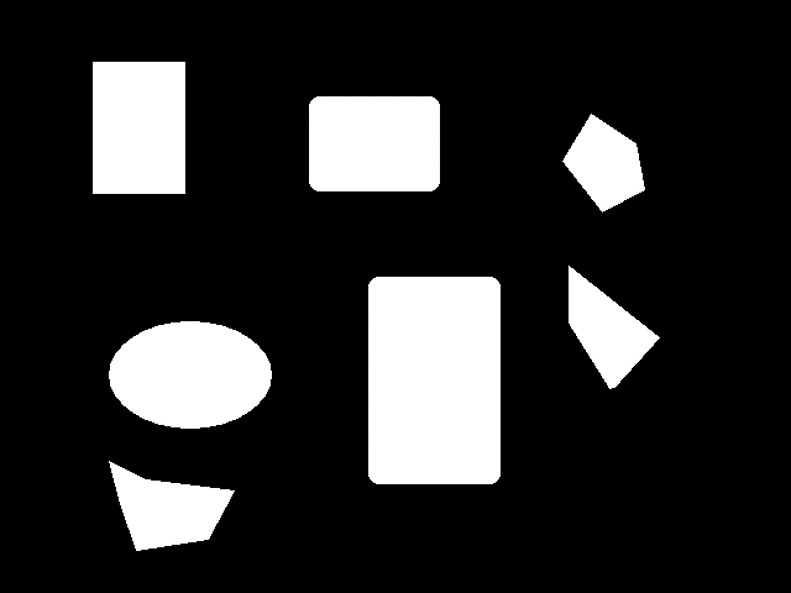
//> input picture CV实验六图像结构一/CV实验六图像结构一/3.png, 791 x 593 px
$ ./E6.1   (built with g++ and OpenCV 4)
//> lines starting //> are read from the running program, lines starting //| are printed output that depends on the picture; after the words box and inside, x2 and y2 are one past the last pixel; in counts of white or black regions, pixels touching at a corner belong together
#include<iostream>
#include<cstdio>
#include<opencv2\core\core.hpp>
#include<opencv2\highgui\highgui.hpp>
#include<opencv2\opencv.hpp>
#include<math.h>

using namespace std;
using namespace cv;

int findIndex(int *a, int x,int length)
{
	for (int i = 0; i < length; i++)
	{
		if (a[i] == x)
		{
			return i;
		}
	}
	return -1;
}

int findMax(int a[], int length)
{
	// [4 lines of commented-out code are left out]
	int *temp = new int[length];
	for (int i = 0; i < length; i++)
	{
		temp[i] = a[i];
	}
	for (int i = 0; i < length; i++)
	{
		for (int j = 0; j < length-1; j++)
		{
			if (temp[j] < temp[j + 1])
			{
				int t = temp[j];
				temp[j] = temp[j + 1];
				temp[j + 1] = t;
			}
		}
	}
	for (int i = 0; i < length; i++)
	{
		cout << temp[i] << endl;
	}
	for (int i = 0; i < length; i++)
	{
		if (temp[1] == a[i])
		{
			return i;
		}
	}
}

void process1(Mat &img, Mat &out1, Mat &out2)
{
	//记录当前连通域个数,start from 0
	int count = 0;
	//创建一个和图片一样大的二维数组记录每个点属于的连通域
	int** L = new int *[img.rows];
	for (int i = 0; i < img.rows; i++)
	{
		L[i] = new int[img.cols];
	}
	//先初始化为0
	for (int i = 0; i < img.rows; i++)
	{
		for (int j = 0; j < img.cols; j++)
		{
			L[i][j] = 0;
		}
	}
	//遍历图片,寻找连通域
	for (int i = 0; i < img.rows; i++)
	{

		for (int j = 0; j < img.cols; j++)
		{
//			cout << "[" << i << " , " << j << "]" << endl;
			if (i == 0 && j == 0)
			{
//				cout << "[" << i << " , " << j << "]" << "L[i][j]= "<<L[i][j]<<"  count: " << count << endl;
				L[i][j] = count;
				count++;
//				cout << "[" << i << " , " << j << "]" << "L[i][j]= " << L[i][j] << "  count: " << count << endl;
			}
			else if (i == 0)
			{
				if (img.at<Vec3b>(i, j) == img.at<Vec3b>(i, j - 1))
				{
//					cout << "[" << i << " , " << j << "]" << "L[i][j]= " << L[i][j] << "  count: " << count << endl;
					L[i][j] = L[i][j - 1];
				}
				else
				{
//					cout << "[" << i << " , " << j << "]" << "L[i][j]= " << L[i][j] << "  count: " << count << endl;
					L[i][j] = count;
					count++;
//					cout << "[" << i << " , " << j << "]" << "L[i][j]= " << L[i][j] << "  count: " << count << endl;
				}
			}
			else if (j == 0)
			{
				if (img.at<Vec3b>(i, j) == img.at<Vec3b>(i - 1, j))
				{
//					cout << "[" << i << " , " << j << "]" << "L[i][j]= " << L[i][j] << "  count: " << count << endl;
					L[i][j] = L[i - 1][j];
				}
				else
				{
//					cout << "[" << i << " , " << j << "]" << "L[i][j]= " << L[i][j] << "  count: " << count << endl;
					L[i][j] = count;
					count++;
//					cout << "[" << i << " , " << j << "]" << "L[i][j]= " << L[i][j] << "  count: " << count << endl;
				}
			}
			else
			{
				if (img.at<Vec3b>(i, j) != img.at<Vec3b>(i, j - 1) && img.at<Vec3b>(i, j) != img.at<Vec3b>(i - 1, j))
				{
//					cout << "[" << i << " , " << j << "]" << "L[i][j]= " << L[i][j] << "  count: " << count << endl;
					L[i][j] = count;
					count++;
//					cout << "[" << i << " , " << j << "]" << "L[i][j]= " << L[i][j] << "  count: " << count << endl;
				}
				else if (img.at<Vec3b>(i, j) == img.at<Vec3b>(i, j - 1) && img.at<Vec3b>(i, j) != img.at<Vec3b>(i - 1, j))
				{
//					cout << "[" << i << " , " << j << "]" << "L[i][j]= " << L[i][j] << "  count: " << count << endl;
					L[i][j] = L[i][j - 1];
				}
				else if (img.at<Vec3b>(i, j) == img.at<Vec3b>(i - 1, j) && img.at<Vec3b>(i, j) != img.at<Vec3b>(i, j - 1))
				{
//					cout << "[" << i << " , " << j << "]" << "L[i][j]= " << L[i][j] << "  count: " << count << endl;
					L[i][j] = L[i - 1][j];
				}
				else if (img.at<Vec3b>(i, j) == img.at<Vec3b>(i - 1, j) && img.at<Vec3b>(i, j) == img.at<Vec3b>(i, j - 1) && L[i - 1][j] == L[i][j - 1])
				{
	//				cout << "[" << i << " , " << j << "]" << "L[i][j]= " << L[i][j] << "  count: " << count << endl;
					L[i][j] = L[i - 1][j];
				}
				else if (img.at<Vec3b>(i, j) == img.at<Vec3b>(i - 1, j) && img.at<Vec3b>(i, j) == img.at<Vec3b>(i, j - 1) && L[i - 1][j] != L[i][j - 1])
				{
//					cout << "[" << i << " , " << j << "]" << "L[i][j]= " << L[i][j] << "  count: " << count << endl;
					L[i][j] = L[i][j - 1];
					for (int m = 0; m < i + 1; m ++)
					{
						if (m != i)
						{
							for (int n = 0; n < img.cols; n++)
							{
								if (L[m][n] == L[i][j])
								{
									L[m][n] = L[i - 1][j];
								}
							}
						}
						else
						{
							for (int n = 0; n <= j; n++)
							{
								if (L[m][n] == L[i][j])
								{
									L[m][n] = L[i - 1][j];
								}
							}
						}
					}
					//count--;
//					cout << "[" << i << " , " << j << "]" << "L[i][j]= " << L[i][j] << "  count: " << count << endl;
				}

			}
		}

	}
	cout << endl;
	int *area = new int[count];
	for (int i = 0; i < count; i++)
		area[i] = 0;
	for (int i = 0; i < img.rows; i++)
	{
		for (int j = 0; j < img.cols; j++)
		{
			area[L[i][j]]++;
		}
	}
	int countarea = 0;
	for (int i = 0; i < count; i++)
	{
		if (area[count] != 0)
		{
			countarea++;
		}
	}
	int *map = new int[countarea];
	for (int i = 0; i < countarea; i++)
	{
		map[i] = 0;
	}
	int rearrange = 0;

	for (int i = 0; i < count; i++)
	{
		if (area[i] != 0)
		{
			map[rearrange] = i;
			rearrange++;
		}
	}
	// [4 lines of commented-out code are left out]
	for (int i = 0; i < img.rows; i++)
	{
		for (int j = 0; j < img.cols; j++)
		{
			L[i][j] = findIndex(map, L[i][j], rearrange);
		}
	}

	// [11 lines of commented-out code are left out]
	delete area;
	area = new int[rearrange];
	for (int i = 0; i < rearrange; i++)
		area[i] = 0;
	for (int i = 0; i < img.rows; i++)
	{
		for (int j = 0; j < img.cols; j++)
		{
			area[L[i][j]]++;
		}
	}
	// [7 lines of commented-out code are left out]


	for (int i = 0; i < out1.rows; i++)
	{
		for (int j = 0; j < out1.cols; j++)
		{
			out1.at<Vec3b>(i,j)[0] = L[i][j] * 30;
			out1.at<Vec3b>(i,j)[1] = L[i][j] * 15;
			out1.at<Vec3b>(i, j)[2] = L[i][j] * 25;
		}
	}
	int index = findMax(area, rearrange);
	cout << rearrange;
	for (int i = 0; i < img.rows; i++)
	{
		for (int j = 0; j < img.cols; j++)
		{
			if (L[i][j] == index)
			{
				out2.at<Vec3b>(i, j)[0] = 255;
				out2.at<Vec3b>(i, j)[1] = 255;
				out2.at<Vec3b>(i, j)[2] = 255;
			}
		}
	}
}

int main()
{
	Mat img = imread("D:\\CV实验\\CV实验六图像结构一\\CV实验六图像结构一\\3.png");
//> img is the input picture: 593 rows x 791 cols, CV_8UC3; mean B, G, R 44.8, 44.7, 44.8
// [6 lines of commented-out code are left out]
	Mat out1(img.size(), CV_8UC3);
//	cout << test.type();
	Mat out2 = Mat::zeros(img.rows, img.cols, img.type());

//	namedWindow("test");
//	imshow("test", test);
	int countfind = 0;
	for (int i = 0; i < img.rows; i++)
	{
		for (int j = 0; j < img.cols; j++)
		{
			if (img.at<Vec3b>(i, j)[0] != 0 || img.at<Vec3b>(i, j)[1] != 0 || img.at<Vec3b>(i, j)[2] != 0)
			{
				img.at<Vec3b>(i, j)[0] = 255;
				img.at<Vec3b>(i, j)[1] = 255;
				img.at<Vec3b>(i, j)[2] = 255;
			}
//			cout << img.at<Vec3b>(i,j);
		}
	}
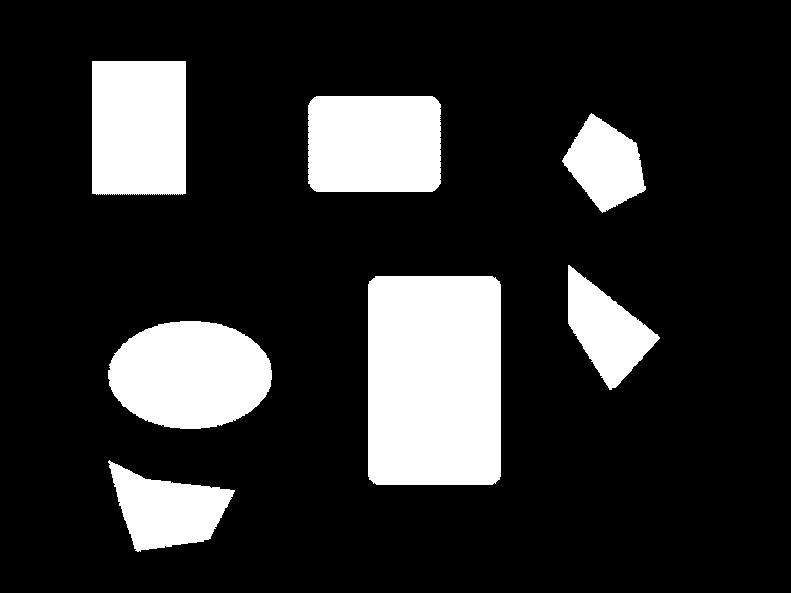
//> img: 593 rows x 791 cols, CV_8UC3; 17.9% white; 7 white regions, largest, box (x1, y1, x2, y2) and area: (368, 276, 501, 485) 27681, (108, 321, 272, 429) 13903, (308, 96, 441, 192) 12615
// [4 lines of commented-out code are left out]
	process1(img, out1,out2);
//> after the loop in process1, `for (int i = 0; i < img.rows; i++)`: count = 315
//> after the loop in process1, `for (int i = 0; i < count; i++)`: countarea = 0
//> after the loop in process1, `for (int i = 0; i < count; i++)`: rearrange = 8
//> the loop in process1, `for (int i = 0; i < rearrange; i++)` made 8 passes
//> after the loop in process1, `for (int i = 0; i < out1.rows; i++)`:
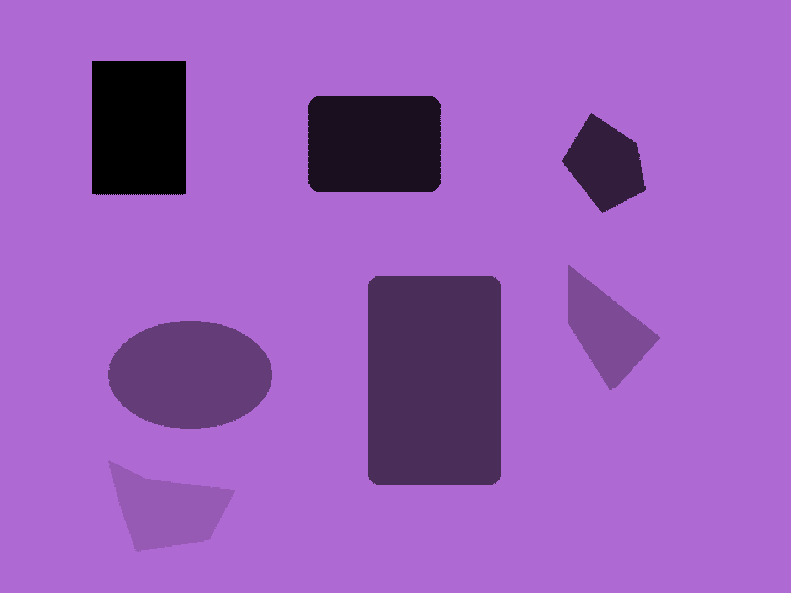
//> out1: 593 rows x 791 cols, CV_8UC3; mean B, G, R 187.1, 93.5, 155.9
//> (the run ends here: the program stops with an error, at `int *temp = new int[length];`)
